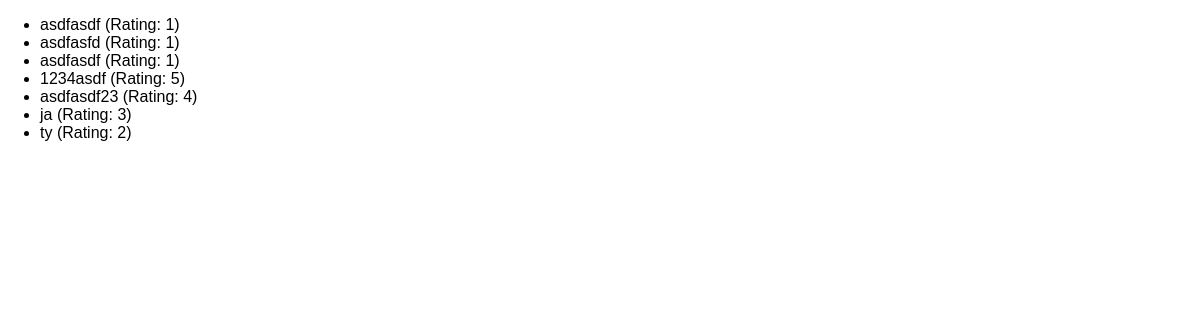
The app's page /reviews with its own data.
### reviews/models.py (models this page shows)
class Review(models.Model):
    user_name = models.CharField(max_length=100)
    review_text = models.TextField()
    rating = models.IntegerField()

### reviews/views.py (the view)
# urls.py: path("reviews", views.ReviewsListView.as_view()),
class ReviewsListView(ListView):
    template_name = "reviews/review_list.html"
    model = Review
    context_object_name = "reviews"

### reviews/templates/reviews/review_list.html (shortened to what this page needs)
{% extends "reviews/base.html" %}
{% block content %}
  <ul>
    {% for review in reviews %}
      <li>
        {{ review.user_name }} (Rating: {{ review.rating }})
      </li>
    {% endfor %}
  </ul>
{% endblock %}

### reviews/static/reviews/styles.css (style rules this page uses)
:root { --very-dark-purple: #1f0050; --dark-purple: #320777; --very-light-purple: #f4eeff; --error-dark-red: #680000; --error-light-red: #fde3e3; }
body { font-family: sans-serif; margin: 0; }

### records on screen
Review: user_name "asdfasdf", rating "1"
Review: user_name "asdfasfd", rating "1"
Review: user_name "asdfasdf", rating "1"
Review: user_name "1234asdf", rating "5"
Review: user_name "asdfasdf23", rating "4"
Review: user_name "ja", rating "3"
Review: user_name "ty", rating "2"
